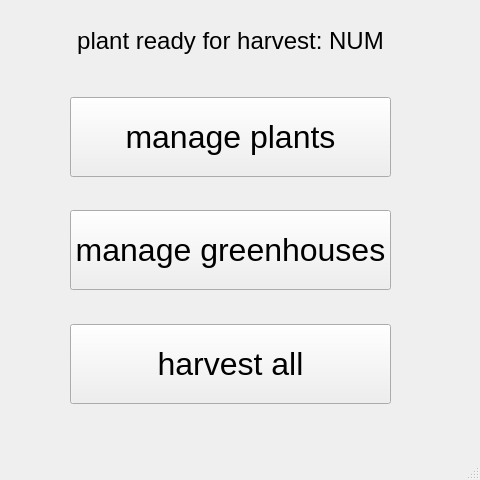
<?xml version="1.0" encoding="UTF-8"?>
<ui version="4.0">
 <class>MainWindow</class>
 <widget class="QMainWindow" name="MainWindow">
  <property name="geometry">
   <rect>
    <x>0</x>
    <y>0</y>
    <width>480</width>
    <height>480</height>
   </rect>
  </property>
  <property name="minimumSize">
   <size>
    <width>480</width>
    <height>480</height>
   </size>
  </property>
  <property name="maximumSize">
   <size>
    <width>480</width>
    <height>480</height>
   </size>
  </property>
  <property name="tabletTracking">
   <bool>false</bool>
  </property>
  <property name="contextMenuPolicy">
   <enum>Qt::NoContextMenu</enum>
  </property>
  <property name="windowTitle">
   <string>MainWindow</string>
  </property>
  <property name="animated">
   <bool>true</bool>
  </property>
  <property name="documentMode">
   <bool>false</bool>
  </property>
  <property name="tabShape">
   <enum>QTabWidget::Rounded</enum>
  </property>
  <widget class="QWidget" name="centralwidget">
   <widget class="QWidget" name="verticalLayoutWidget">
    <property name="geometry">
     <rect>
      <x>70</x>
      <y>70</y>
      <width>321</width>
      <height>361</height>
     </rect>
    </property>
    <layout class="QVBoxLayout" name="verticalLayout">
     <item>
      <spacer name="verticalSpacer_3">
       <property name="orientation">
        <enum>Qt::Vertical</enum>
       </property>
       <property name="sizeHint" stdset="0">
        <size>
         <width>20</width>
         <height>40</height>
        </size>
       </property>
      </spacer>
     </item>
     <item>
      <widget class="QPushButton" name="btn_managePlants">
       <property name="minimumSize">
        <size>
         <width>0</width>
         <height>80</height>
        </size>
       </property>
       <property name="font">
        <font>
         <pointsize>24</pointsize>
        </font>
       </property>
       <property name="text">
        <string>manage plants</string>
       </property>
      </widget>
     </item>
     <item>
      <spacer name="verticalSpacer">
       <property name="orientation">
        <enum>Qt::Vertical</enum>
       </property>
       <property name="sizeHint" stdset="0">
        <size>
         <width>20</width>
         <height>40</height>
        </size>
       </property>
      </spacer>
     </item>
     <item>
      <widget class="QPushButton" name="btn_manageGreenHouses">
       <property name="minimumSize">
        <size>
         <width>0</width>
         <height>80</height>
        </size>
       </property>
       <property name="font">
        <font>
         <pointsize>24</pointsize>
        </font>
       </property>
       <property name="text">
        <string>manage greenhouses</string>
       </property>
      </widget>
     </item>
     <item>
      <spacer name="verticalSpacer_2">
       <property name="orientation">
        <enum>Qt::Vertical</enum>
       </property>
       <property name="sizeHint" stdset="0">
        <size>
         <width>20</width>
         <height>40</height>
        </size>
       </property>
      </spacer>
     </item>
     <item>
      <widget class="QPushButton" name="btn_harvestAll">
       <property name="minimumSize">
        <size>
         <width>0</width>
         <height>80</height>
        </size>
       </property>
       <property name="font">
        <font>
         <pointsize>24</pointsize>
        </font>
       </property>
       <property name="text">
        <string>harvest all</string>
       </property>
       <property name="checkable">
        <bool>false</bool>
       </property>
       <property name="checked">
        <bool>false</bool>
       </property>
      </widget>
     </item>
     <item>
      <spacer name="verticalSpacer_4">
       <property name="orientation">
        <enum>Qt::Vertical</enum>
       </property>
       <property name="sizeHint" stdset="0">
        <size>
         <width>20</width>
         <height>40</height>
        </size>
       </property>
      </spacer>
     </item>
    </layout>
   </widget>
   <widget class="QLabel" name="lable_harvestableNum">
    <property name="geometry">
     <rect>
      <x>70</x>
      <y>20</y>
      <width>321</width>
      <height>41</height>
     </rect>
    </property>
    <property name="font">
     <font>
      <pointsize>18</pointsize>
      <weight>50</weight>
      <bold>false</bold>
      <strikeout>false</strikeout>
      <kerning>false</kerning>
     </font>
    </property>
    <property name="layoutDirection">
     <enum>Qt::LeftToRight</enum>
    </property>
    <property name="text">
     <string>plant ready for harvest: NUM</string>
    </property>
    <property name="scaledContents">
     <bool>false</bool>
    </property>
    <property name="alignment">
     <set>Qt::AlignCenter</set>
    </property>
    <property name="wordWrap">
     <bool>false</bool>
    </property>
    <property name="indent">
     <number>2</number>
    </property>
    <property name="textInteractionFlags">
     <set>Qt::LinksAccessibleByMouse</set>
    </property>
   </widget>
  </widget>
  <widget class="QStatusBar" name="statusbar"/>
 </widget>
 <resources/>
 <connections/>
</ui>
